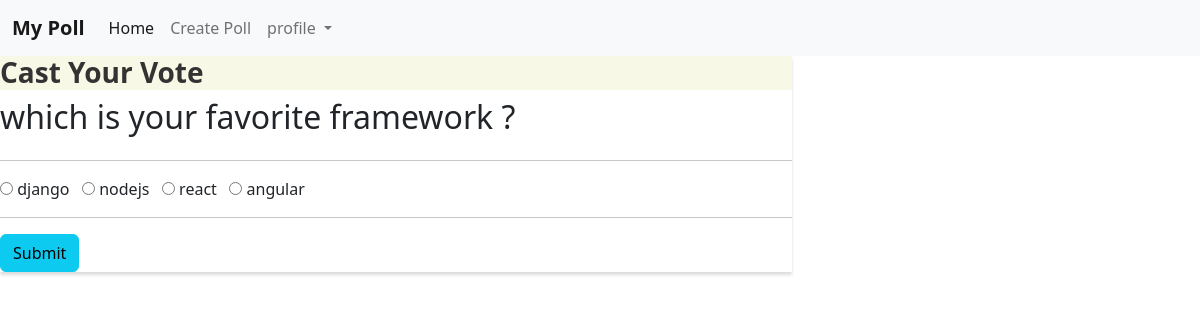
Page /vote/4/ (signed in) on the committed database.
### poll/models.py (models this page shows, shortened)
class Poll(models.Model):
    question = models.TextField()
    option_one = models.CharField(max_length=30)
    option_two = models.CharField(max_length=30)
    option_three = models.CharField(max_length=30)
    option_four = models.CharField(max_length=30)
    option_one_count = models.IntegerField(default=0)
    option_two_count = models.IntegerField(default=0)
    option_three_count = models.IntegerField(default=0)
    option_four_count = models.IntegerField(default=0)

### poll/views.py (the view, shortened to what this page needs)
# urls.py: path('vote/<slug:poll_id>/', views.vote,name='vote'),
@login_required(login_url='login')
def vote(request,poll_id):
    poll = Poll.objects.get(pk=poll_id)
    context = {
        'poll' : poll
    }
    return render(request,'vote.html',context)

### poll/templates/vote.html (shortened to what this page needs)
{% extends 'base.html' %}
{% block content %}
<div class="row">
    <div class="col-lg-8 col-lg-offset-2">
        <div class="panel panel-default">
            <div class="panel-heading">
                <h3 class="panel-title">Cast Your Vote</h3>
            </div>
            <div class="panel-body">
                <div class="row">
                    <div class="col-lg-12">
                        <h2>{{ poll.question }}</h2>
                    </div>
                </div>
                <div class="row">
                    <div class="col-lg-12">
                        <hr />
                        <form method="POST">
                            <div class="form-group">
                                <div class="radio">
                                    <label>
                                        <input type="radio" name="poll" value="option1" required>
                                        {{ poll.option_one }}
                                    </label> &nbsp;
                                    <label>
                                        <input type="radio" name="poll" value="option2">
                                        {{ poll.option_two }}
                                    </label> &nbsp;
                                    <label>
                                        <input type="radio" name="poll" value="option3">
                                        {{ poll.option_three }}
                                    </label> &nbsp;
                                    <label>
                                        <input type="radio" name="poll" value="option4">
                                        {{ poll.option_four }}
                                    </label> &nbsp;
                                </div>
                            </div>
                            <hr />
                            <button type="submit" class="btn btn-info">
                                Submit
                            </button>
                        </form>
                    </div>
                </div>
            </div>
        </div>
    </div>
</div>
{% endblock %}

### poll/static/style.css (style rules this page uses)
.navbar-default, .btn, .form-control, .panel { border-radius: 0; }
.panel-default > .panel-heading { color: #333; background-color: rgba(245, 245, 220, .7); border-color: rgba(245, 245, 220, .6); border-top-left-radius: 0; border-top-right-radius: 0; }
.panel { box-shadow: 0px 3px 3px 0px #ddd; }
a.navbar-brand, .panel-title { font-weight: bolder; }

### rows in the picture
Poll: question "which is your favorite framework ?", option_one "django", option_two "nodejs", option_three "react", option_four "angular"
